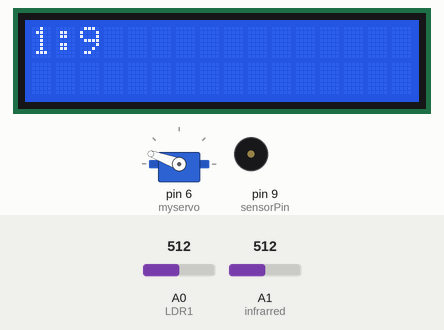
Recording of a sketch running on a simulated Arduino Uno, built with avr-gcc and run on an emulated ATmega328P. Shown: 16×2 character LCD, servo, buzzer (waves = sounding). The inputs (shaded band) are chosen by the test bench; at power-on: A0 (LDR1) = 512, A1 (infrarred) = 512. What the sketch prints to the serial monitor is not drawn.

Above: at 1.1 s.
At 9.1 s:
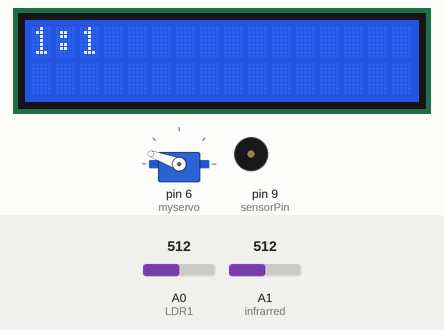
At 18.2 s:
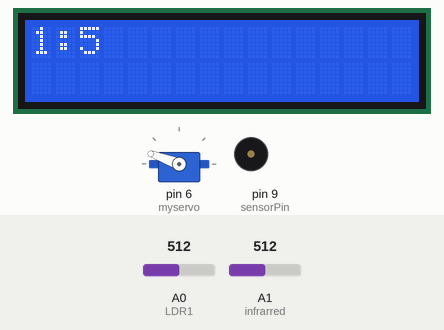
At 36.3 s:
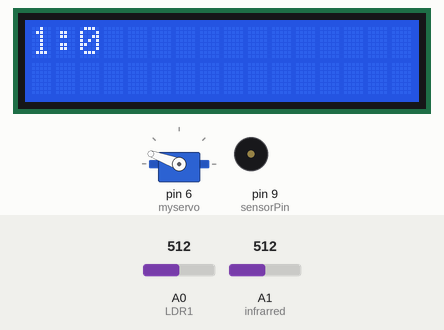
Timing chart, 0 to 40.0 s (numbered marks = the images above):
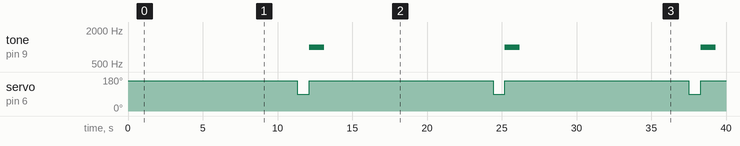

The sketch:

DispensadorDogos.ino
```cpp
#include <HID.h>
#include <HID.h>
#include <Servo.h>
#include <CountUpDownTimer.h>
#include <LiquidCrystal.h>


CountUpDownTimer T(DOWN);
Servo myservo;
int LDR1 = A0;
int infrarred = A1;
const int sensorPin = 9;
const int rs = 12, en = 11, d4 = 5, d5 = 4, d6 = 3, d7 = 2; //Pines de la pantalla

int buzzer = 9;
LiquidCrystal lcd(rs, en, d4, d5, d6, d7); //Declaracion de la pantalla
int var= 0;
int delayprev = 500;

void setup() {
  lcd.begin(16, 2);
  myservo.attach(6);
  Serial.begin(9600);
  pinMode(sensorPin , INPUT);
  pinMode(LDR1, INPUT);
  myservo.write(160);
  pinMode(buzzer,OUTPUT);


  T.SetTimer(0,1,10);
  T.StartTimer();


}

void loop() {
T.Timer(); // run the timer
int  value1= analogRead(LDR1);    //Lee los valores de las LDR
int  value2= analogRead(infrarred);

if (T.TimeHasChanged() ){ //Mientras el tiempo vaya cambiando se va imprimiendo en la pantalla

  lcd.print(T.ShowMinutes());
  lcd.print(":");
  lcd.print(T.ShowSeconds());
  delay(500);
  lcd.clear();


}

if(value1 <300 && T.TimeCheck(0,1,0)){ // si el sensor de abajo entra luz y es la hora de la comida, se reduce el delay del motor
  delayprev = 10;

}
else
delayprev = 800; //Delay normal


if(T.TimeCheck(0,1,0)){ //Si es la hora de la comida
  delay(delayprev);
  myservo.write(90);
  delay(delayprev);
  myservo.write(160);
  tone(buzzer, 1000);
  delay(1000);
  noTone(buzzer);
  delay(1000);

  T.ResetTimer();
}

if(value2 > 20 && var == 0){ //Si el sensor de arriba le entra luz significa que ya no hay comida y envia mensaje
  delay(100);
  Serial.println("ahi va el mensaje paps");
  delay(100);

  var++;
}


}
```

CountUpDownTimer.h
```cpp
/* Count Up/Down Timer */

/*
  Helpful Corrections by:
	Github user Mannelito - Correction to ResumeTimer function
*/
/*
The MIT License (MIT)

Copyright (c) 2016 Andrew Mascolo Jr

Permission is hereby granted, free of charge, to any person obtaining a copy
of this software and associated documentation files (the "Software"), to deal
in the Software without restriction, including without limitation the rights
to use, copy, modify, merge, publish, distribute, sublicense, and/or sell
copies of the Software, and to permit persons to whom the Software is
furnished to do so, subject to the following conditions:

The above copyright notice and this permission notice shall be included in all
copies or substantial portions of the Software.

THE SOFTWARE IS PROVIDED "AS IS", WITHOUT WARRANTY OF ANY KIND, EXPRESS OR
IMPLIED, INCLUDING BUT NOT LIMITED TO THE WARRANTIES OF MERCHANTABILITY,
FITNESS FOR A PARTICULAR PURPOSE AND NONINFRINGEMENT. IN NO EVENT SHALL THE
AUTHORS OR COPYRIGHT HOLDERS BE LIABLE FOR ANY CLAIM, DAMAGES OR OTHER
LIABILITY, WHETHER IN AN ACTION OF CONTRACT, TORT OR OTHERWISE, ARISING FROM,
OUT OF OR IN CONNECTION WITH THE SOFTWARE OR THE USE OR OTHER DEALINGS IN THE
SOFTWARE.

*/

#ifndef CountUpDownTimer_h
#define CountUpDownTimer_h

#include<Arduino.h>
#define UP 1
#define DOWN 0

class CountUpDownTimer
{
  public:
        CountUpDownTimer(bool type, bool precision = HIGH) : _type(type), _precision(precision)
	{
	  SetStopTime((type? 0xFFFF : 0)); // 18h 12m 15s
	  time = precision ? micros() : millis();
	  Clock = 0;
	  Reset = false, Stop = true, Paused = true;
	  timeFlag = false;
	  duration = precision ? 1000000 : 1000;
	}
	unsigned long _InternalClock()
	{
	  return _precision ? micros() : millis();
	}

	boolean Timer()
	{
	  timeFlag = false;
	  if (!Stop && !Paused) // if not Stopped or Paused, run timer
	  {
	    if(Paused)
	      time = _InternalClock();

		if ((_intTime = _InternalClock() ) - time > duration ) // check the time difference and see if 1 second has elapsed
		{
		  _type == UP? Clock++ : Clock--;

		  timeFlag = true;

		  if ((_type == DOWN && Clock == 0) || TimeCheck()) // check to see if the clock is 0
			Stop = true; // If so, stop the timer

		  time = _intTime;

		  if(_intTime < time)
		    time = 0;  // check to see if micros() has rolled over, if not, then increment "time" by duration
		}
	  }

	  return !Stop; // return the state of the timer
	}

	void ResetTimer()
	{
	  if(_type)
	    Clock = 0;
	  else
	    SetTimer(R_clock);
	  Stop = false;
	}

	void StartTimer()
	{
	  Watch = _InternalClock();
	  Stop = false;
	  Paused = false;
	  if(_type == UP)
	    Clock = 0;
	}

	void StopTimer()
	{
	  Stop = true;
	}

	void StopTimerAt(unsigned long hours, unsigned long minutes, unsigned long seconds)
	{
	  if (TimeCheck(hours, minutes, seconds) )
		Stop = true;
	}

	void PauseTimer()
	{
	  time = _InternalClock();
	  Paused = true;
	}

	void ResumeTimer() // You can resume the timer if you ever stop it.
	{
	  Paused = false;
	  time = _InternalClock();
	}

	void SetTimer(unsigned long hours, unsigned long minutes, unsigned long seconds)
	{
	  // This handles invalid time overflow ie 1(H), 0(M), 120(S) -> 1h, 2m, 0s
	  unsigned int Secs = (seconds / 60), Mins = (minutes / 60);
	  if(Secs) minutes += Secs;
	  if(Mins) hours += Mins;

	  Clock = (hours * 3600) + (minutes * 60) + (seconds % 60);
	  R_clock = Clock;
	  Stop = false;
	}

	void SetTimer(unsigned long seconds)
	{
	 // StartTimer(seconds / 3600, (seconds / 3600) / 60, seconds % 60);
	  Clock = seconds;
	  R_clock = Clock;
	  Stop = false;
	}

	void SetStopTime(unsigned long seconds)
	{
	  STh = seconds / 3600;
	  STm = (seconds / 60) % 60;
	  STs = seconds % 60;
	  STotaltime = seconds;
	}

	void SetStopTime(unsigned long hours, unsigned long minutes, unsigned long seconds)
	{
          STh = hours;
	  STm = minutes;
	  STs = seconds;
	  STotaltime = (hours * 3600) + (minutes * 60) + (seconds % 60);
	}

	unsigned long ShowHours()
	{
	  return Clock / 3600;
	}

	unsigned long ShowMinutes()
	{
	  return (Clock / 60) % 60;
	}

	unsigned long ShowSeconds()
	{
	  return Clock % 60;
	}

	unsigned long ShowMilliSeconds()
	{
	  if (_precision == HIGH)
	    return ((_intTime - Watch)/ 1000.0) + 1;
	  else
	    return (_intTime - Watch) + 1;
	}

	unsigned long ShowMicroSeconds()
	{
	  if (_precision == LOW)
	    return ((_intTime - Watch)/ 1000.0) + 1;
	  else
	    return (_intTime - Watch) + 1;
	}

	unsigned long ShowTotalSeconds()
	{
	  return Clock;
	}

	unsigned long ShowStopTime()
	{
	  return STotaltime;
	}

	boolean TimeHasChanged()
	{
	  return timeFlag;
	}

	boolean TimeCheck(unsigned int hours, unsigned int minutes, unsigned int seconds) // output true if timer equals requested time or has passed it.
	{
	  unsigned long TC = ((hours * 3600) + (minutes * 60) + (seconds % 60));
	  if(_type)
	    return (Clock >= TC);
	  else
	    return (Clock <= TC);
	}

	boolean TimeCheck() // output true if timer equals requested time or has passed it.
	{
	  if(_type)
	    return Clock >= STotaltime;
	  else
	    return Clock <= STotaltime;
	}

    private:
	    unsigned long duration;
	    unsigned long STh, STm, STs, STotaltime;
	    unsigned long Watch, _intTime, time;
            unsigned long Clock, R_clock;
	    boolean Reset, Stop, Paused;
	    volatile boolean timeFlag;
	    bool _type, _precision;
};

#endif
```

Measured:
- by itself, tone on pin 9 (sensorPin): alternates 1000 Hz for 1.0 s and silent for 12.1 s
- by itself, servo on pin 6 (myservo): alternates 160° for 12.3 s and 90° for 0.80 s
- what the display in image 0 shows lasts 0.5 s, from 1.0 s to 1.5 s
